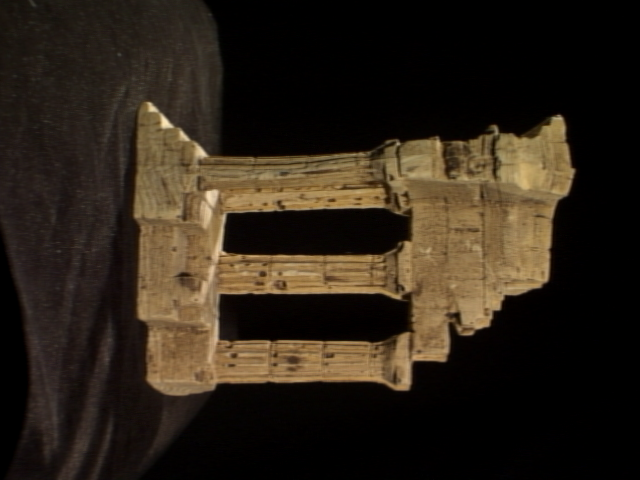
#> input picture 10/templeRing/templeR0003.png, 640 x 480 px, found by its file name
$ python 3.py
#> lines starting #> are read from the running program, lines starting #| are printed output that depends on the picture
import cv2
import numpy as np
import plotly.express as px
import plotly.io as pio

pio.renderers.default = "browser"

img1 = cv2.imread(r"10\templeRing\templeR0003.png")
#> img1 is the input picture: shape (480, 640, 3); mean B, G, R 24, 35.3, 44.7
img2 = cv2.imread(r"10\templeRing\templeR0005.png")
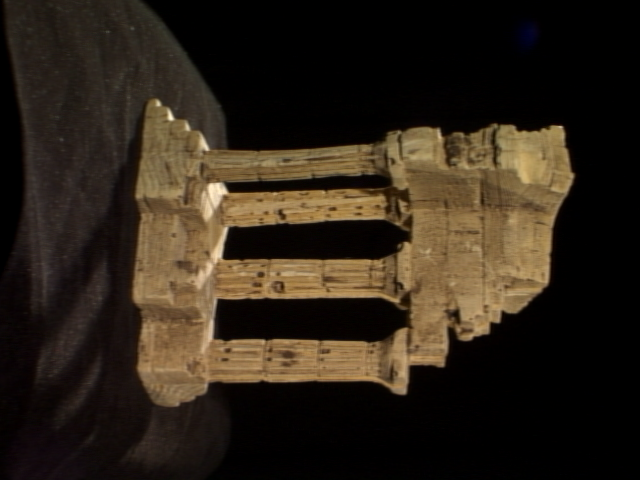
#> input picture 10/templeRing/templeR0005.png, 640 x 480 px, found by its file name
#> img2 is the input picture: shape (480, 640, 3); mean B, G, R 24.6, 36, 45.7

fx = 0.25 * 1520.4
fy = 0.25 * 1525.9
cx = 302.32
cy = 246.87
K = np.array([[fx, 0, cx], [0, fy, cy], [0, 0, 1]])

R1 = np.array(
    [
        [-0.01625331773280620100, 0.98386957700862299000, -0.17814736905031653000],
        [0.97668439268305030000, -0.02252259937820530100, -0.21349550254417543000],
        [-0.21406407160478280000, -0.17746376518636725000, -0.96056399333613396000],
    ]
)
t1 = np.array([[-0.0283090812583], [-0.0366442193256], [0.529139415773]])

R2 = np.array(
    [
        [-0.05235090589954815400, 0.98479784589115438000, -0.16562785206491965000],
        [0.88539496349116698000, -0.03093875352325572600, -0.46380874523331522000],
        [-0.46188217250287084000, -0.17092687400923678000, -0.87031538103463302000],
    ]
)
t2 = np.array([[-0.0269600886818], [-0.0469344855587], [0.53860946783]])

gray1 = cv2.cvtColor(img1, cv2.COLOR_BGR2GRAY)
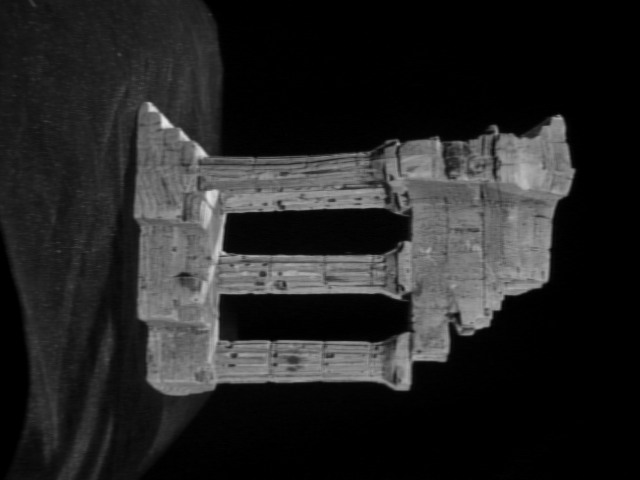
#> gray1: shape (480, 640); min 0, max 229, mean 36.8
gray2 = cv2.cvtColor(img2, cv2.COLOR_BGR2GRAY)
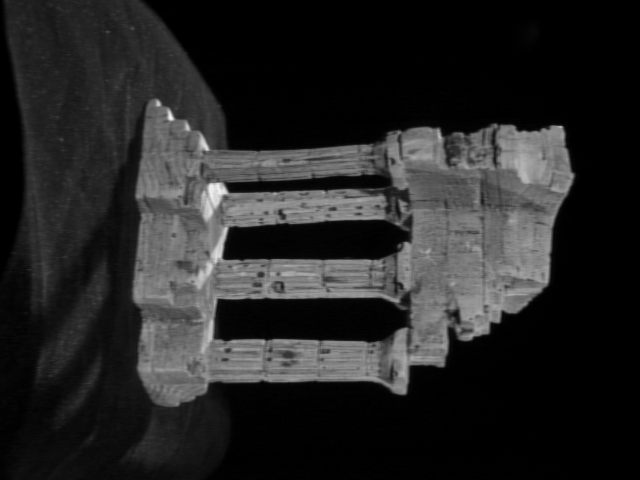
#> gray2: shape (480, 640); min 0, max 244, mean 37.6

sift = cv2.SIFT_create()

kp1, des1 = sift.detectAndCompute(gray1, None)
#> kp1 = 776 keypoints; strongest (x, y, size): (165, 123, 6.7), (200, 152, 7.7), (152, 108, 6), (249, 234, 31.6)
kp2, des2 = sift.detectAndCompute(gray2, None)
#> kp2 = 777 keypoints; strongest (x, y, size): (170, 117, 4.4), (216, 191, 12.5), (245, 244, 25.1), (535, 160, 47)

bf = cv2.BFMatcher(cv2.NORM_L2, crossCheck=True)

matches = bf.match(des1, des2)
#> matches = 406 matches

matches = sorted(matches, key=lambda x: x.distance)

N_BEST_MATCHES = 100
matches = matches[:N_BEST_MATCHES]
#> matches = 100 matches

pts1 = np.float32([kp1[m.queryIdx].pt for m in matches]).reshape(-1, 1, 2)
#> pts1 = 100 rows, first 8: [249.9, 296.2], [141.4, 252.9], [395.9, 168.3], [273, 336.1], [442.6, 302.4], [269.4, 384.5], [349.4, 362.5], [273, 337.1]
pts2 = np.float32([kp2[m.trainIdx].pt for m in matches]).reshape(-1, 1, 2)
#> pts2 = 100 rows, first 8: [247.3, 301.3], [140.4, 238.3], [397.4, 152], [267.8, 334.7], [441.7, 299.3], [262.7, 383.9], [345.9, 361.5], [267.6, 336.8]

P1 = K @ np.hstack((R1, t1))
P2 = K @ np.hstack((R2, t2))

points_4D = cv2.triangulatePoints(P1, P2, pts1, pts2)
points_3D = points_4D / points_4D[3]
points_3D = points_3D[:3, :].T
#> points_3D = 100 rows, first 8: [0.0963, -0.0709, -0.0933], [0.0478, -0.192, 0.0284], [-0.0372, 0.154, 0.0693], [0.157, -0.0222, -0.0574], [0.108, 0.214, -0.058], [0.223, -0.021, -0.0463], [0.191, 0.0863, -0.0566], [0.159, -0.0237, -0.0631]

distances = np.sqrt(np.sum(points_3D**2, axis=1))
#> distances = 100 values, max 0.401 at index 62, min 0.0842 at index 76, mean 0.224
mask = distances < np.percentile(distances, 95)
points_3D = points_3D[mask]
#> points_3D = 95 rows, first 8: [0.0963, -0.0709, -0.0933], [0.0478, -0.192, 0.0284], [-0.0372, 0.154, 0.0693], [0.157, -0.0222, -0.0574], [0.108, 0.214, -0.058], [0.223, -0.021, -0.0463], [0.191, 0.0863, -0.0566], [0.159, -0.0237, -0.0631]

fig = px.scatter_3d(
    x=points_3D[:, 0], y=points_3D[:, 1], z=points_3D[:, 2], title="3D Reconstruction"
)

fig.update_traces(marker=dict(size=1))
fig.update_layout(scene=dict(aspectmode="data"))

fig.show()

fig.write_html("10/templeR.html")

img_matches = cv2.drawMatches(
    img1,
    kp1,
    img2,
    kp2,
    matches,
    None,
    flags=cv2.DrawMatchesFlags_NOT_DRAW_SINGLE_POINTS,
)
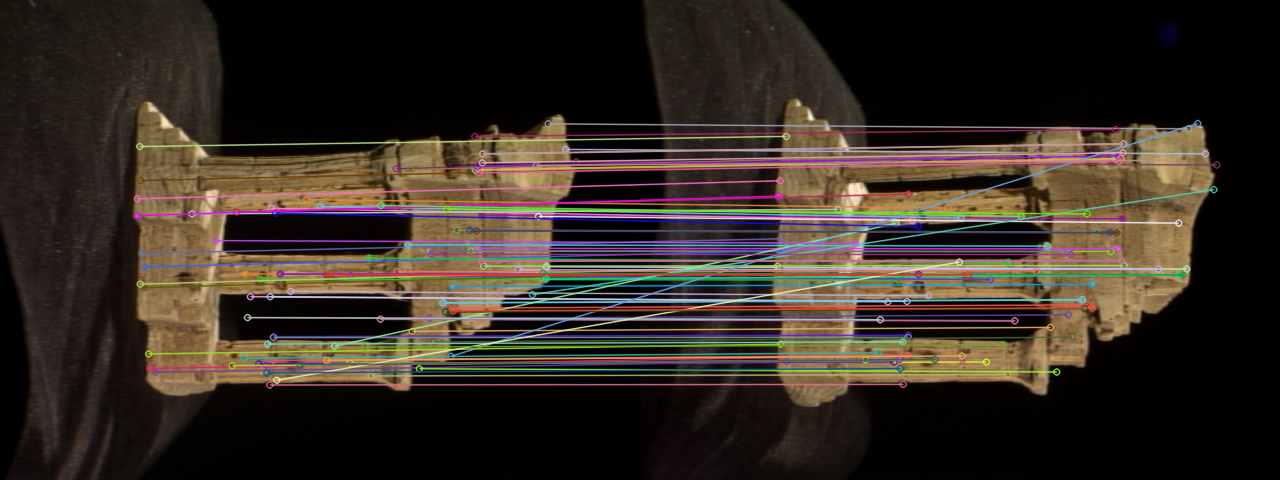
#> img_matches: shape (480, 1280, 3); mean B, G, R 35.3, 43.5, 52.6
cv2.imshow("Matches", img_matches)
cv2.waitKey(0)
cv2.destroyAllWindows()
